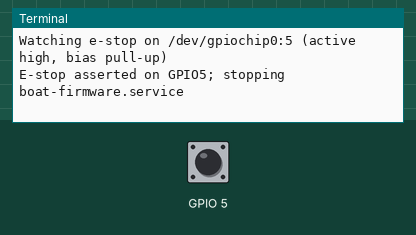
A program run on a simulated Raspberry Pi (BCM pin numbers), started with the argument monitor. Parts: the last lines printed to the terminal. Inputs (shaded band) come from the test bench; at power-on: GPIO 5 HIGH.

Above: at 5.0 s.
5.1 s: GPIO 5 pulled LOW for 0.15 s
At 5.3 s:
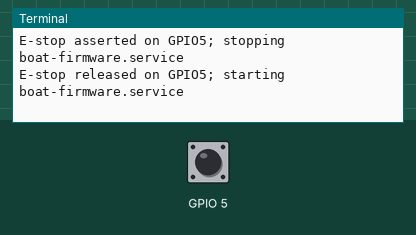
At 6.8 s:
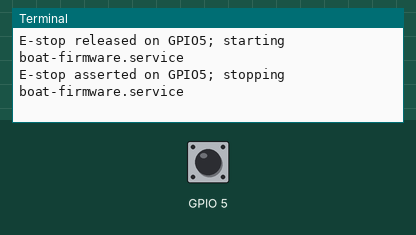

The program:

estop_monitor.py
```python
#!/usr/bin/env python3

import argparse
import os
import signal
import subprocess
import sys
import time

import gpiod


GPIO_CHIP = os.environ.get("ESTOP_GPIOCHIP", "/dev/gpiochip0")
GPIO_LINE = int(os.environ.get("ESTOP_GPIO", "5"))
ACTIVE_STATE = os.environ.get("ESTOP_ACTIVE_STATE", "high").strip().lower()
BIAS_NAME = os.environ.get("ESTOP_BIAS", "pull-up").strip().lower()
DEBOUNCE_MS = int(os.environ.get("ESTOP_DEBOUNCE_MS", "50"))
POLL_MS = int(os.environ.get("ESTOP_POLL_MS", "25"))
TARGET_SERVICE = os.environ.get("ESTOP_SERVICE", "boat-firmware.service")

STOP_REQUESTED = False


def log(message: str) -> None:
    print(message, flush=True)


def handle_signal(signum, _frame) -> None:
    global STOP_REQUESTED
    STOP_REQUESTED = True
    log(f"Received signal {signum}, stopping e-stop monitor")


def parse_bias():
    if BIAS_NAME in {"", "as-is", "disable", "disabled", "none"}:
        return None
    if BIAS_NAME == "pull-up":
        return gpiod.line.Bias.PULL_UP
    if BIAS_NAME == "pull-down":
        return gpiod.line.Bias.PULL_DOWN
    raise ValueError(
        f"Unsupported ESTOP_BIAS={BIAS_NAME!r}; expected pull-up, pull-down, or as-is"
    )


def active_when_raw_high() -> bool:
    if ACTIVE_STATE == "high":
        return True
    if ACTIVE_STATE == "low":
        return False
    raise ValueError(
        f"Unsupported ESTOP_ACTIVE_STATE={ACTIVE_STATE!r}; expected high or low"
    )


def request_line():
    settings_kwargs = {"direction": gpiod.line.Direction.INPUT}
    bias = parse_bias()
    if bias is not None:
        settings_kwargs["bias"] = bias

    return gpiod.request_lines(
        GPIO_CHIP,
        consumer="boat-estop",
        config={GPIO_LINE: gpiod.LineSettings(**settings_kwargs)},
    )


def estop_is_active(request) -> bool:
    raw_value = request.get_value(GPIO_LINE)
    raw_is_high = raw_value == gpiod.line.Value.ACTIVE
    return raw_is_high if active_when_raw_high() else not raw_is_high


def run_systemctl(action: str) -> int:
    result = subprocess.run(
        ["systemctl", "--no-block", action, TARGET_SERVICE],
        check=False,
    )
    return result.returncode


def wait_until_released() -> int:
    request = request_line()
    try:
        if not estop_is_active(request):
            return 0

        log(
            f"E-stop is asserted on GPIO{GPIO_LINE}; waiting for release before starting "
            f"{TARGET_SERVICE}"
        )
        while not STOP_REQUESTED:
            if not estop_is_active(request):
                log("E-stop released; service start may continue")
                return 0
            time.sleep(POLL_MS / 1000.0)
    finally:
        request.release()

    return 130


def reconcile(active: bool) -> None:
    if active:
        log(f"E-stop asserted on GPIO{GPIO_LINE}; stopping {TARGET_SERVICE}")
        rc = run_systemctl("stop")
        if rc != 0:
            log(f"Warning: systemctl stop {TARGET_SERVICE} exited with {rc}")
    else:
        log(f"E-stop released on GPIO{GPIO_LINE}; starting {TARGET_SERVICE}")
        rc = run_systemctl("start")
        if rc != 0:
            log(f"Warning: systemctl start {TARGET_SERVICE} exited with {rc}")


def monitor() -> int:
    debounce_s = max(DEBOUNCE_MS, 0) / 1000.0
    poll_s = max(POLL_MS, 1) / 1000.0

    request = request_line()
    try:
        stable_state = estop_is_active(request)
        pending_state = stable_state
        pending_since = time.monotonic()

        log(
            "Watching e-stop on "
            f"{GPIO_CHIP}:{GPIO_LINE} (active {ACTIVE_STATE}, bias {BIAS_NAME})"
        )
        reconcile(stable_state)

        while not STOP_REQUESTED:
            current_state = estop_is_active(request)
            now = time.monotonic()

            if current_state != pending_state:
                pending_state = current_state
                pending_since = now
            elif current_state != stable_state and now - pending_since >= debounce_s:
                stable_state = current_state
                reconcile(stable_state)

            time.sleep(poll_s)
    finally:
        request.release()

    return 0


def main() -> int:
    parser = argparse.ArgumentParser(
        description="Monitor a Raspberry Pi GPIO e-stop and stop/start a systemd service."
    )
    parser.add_argument(
        "mode",
        choices=("monitor", "wait-release"),
        help="Run the long-lived monitor or block until the e-stop is released.",
    )
    args = parser.parse_args()

    signal.signal(signal.SIGINT, handle_signal)
    signal.signal(signal.SIGTERM, handle_signal)

    try:
        if args.mode == "wait-release":
            return wait_until_released()
        return monitor()
    except KeyboardInterrupt:
        return 130
    except Exception as exc:
        log(f"E-stop helper failed: {exc}")
        return 1


if __name__ == "__main__":
    sys.exit(main())
```

Measured:
- after the input at 5.1 s, the terminal: prints a new line after 0.07 s (image 1)
